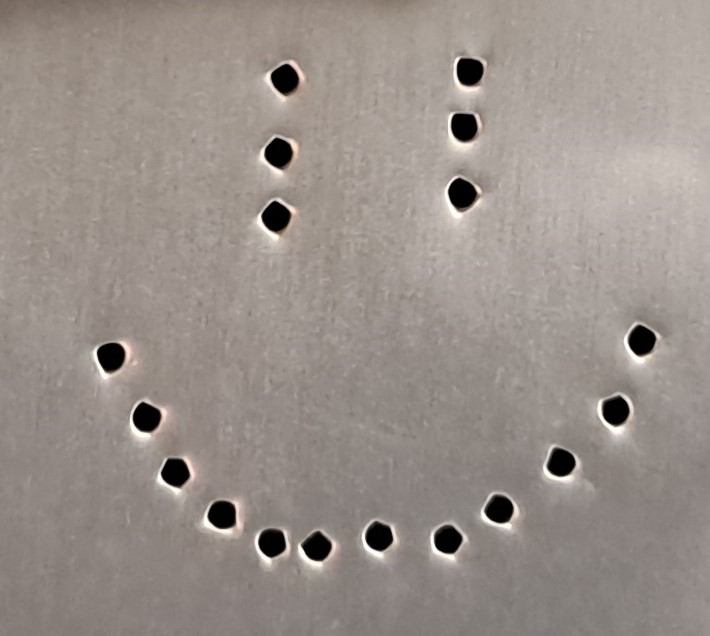
#> input picture exp_pics/face_pinhole_exp.png, 710 x 636 px
$ jupyter execute --allow-errors testing.ipynb   (shell and % lines are left out)
#> lines starting #> are read from the running program, lines starting #| are printed output that depends on the picture
### utils.py
import json
import numpy as np
from tqdm import tqdm
import os
import shutil
import argparse
import matplotlib.pyplot as plt
from dataclasses import dataclass
import timeit
import codedapertures as ca
from scipy import ndimage
from scipy.signal import convolve2d
from typing import Union
from image_preprocessing import process_image
from PIL import Image
import cv2
from numpy.typing import ArrayLike

plt.rcParams["font.family"] = "serif"
plt.rcParams["mathtext.fontset"] = "cm"
plt.rcParams["figure.dpi"] = 120
plt.rcParams["legend.fontsize"] = "medium"
plt.rcParams["axes.labelsize"] = "large"


# [8 lines left out: function get_config_name, not called in this run]


def get_config_from_path(path) -> dict:
    """Loads a json file from a path and returns a dictionary with the config"""
#> called with path = 'config.json'
    with open(path, "r") as file:
#> (reads config.json from the repository)
        config = json.load(file)
    return config


def get_objects_from_config(config_path):
    """Returns the objects needed for the simulation from a config file."""

    config = get_config_from_path(config_path)
    source_config = config["source"]
    slit_config = config["slit"]
    sensor_type = config["sensor"]["type"]
    sensor_config = {
        "mask_size": config["sensor"]["mask_size"],
        "mask_resolution": config["sensor"]["mask_resolution"],
        "exposure_time": config["sensor"]["exposure_time"],
        **config["sensor"][sensor_type],
    }
    decoder_config = config["decoder"]
    options_config = config["options"]
    # Add the file name to the options
    options_config["config_filename"] = get_config_name(config_path)

    source = SourceScreen(**source_config)
    slit = SlitScreen(**slit_config)
    sensor = SensorScreen(**sensor_config)
    decoder = Decoder(**decoder_config)
    options = Options(**options_config)

    return source, slit, sensor, decoder, options


# [88 lines left out: functions split_photons, upsample_image, zoom_out_image, zoom_in_image, not called in this run]


@dataclass
class Decoder:
    decode_img: bool
    method: str
    fourier_config: dict

    def __post_init__(self) -> None:
        if self.method == "fourier":
            self.threshold = self.fourier_config["threshold"]


@dataclass
class SourceScreen:
    mask_resolution: list
    mask_size: list
    mask_type: str
    mask_width: int
    photons_per_pixel: int

    # [11 lines left out: function __post_init__, not called in this run]


@dataclass
class SlitScreen:
    mask_resolution: list
    mask_size: list
    mask_type: str
    mask_width: int
    mura_config: dict

    # [14 lines left out: function __post_init__, not called in this run]


@dataclass
class SensorScreen:
    mask_resolution: list
    mask_size: list
    readout_noise: float
    dark_current: float
    exposure_time: float

    # [6 lines left out: function __post_init__, not called in this run]


@dataclass
class Options:
    config_filename: str
    name: str
    add_noise: bool
    source_to_slit_distance: float
    slit_to_sensor_distance: float
    field_of_view: dict
    theta_bounds: list
    phi_bounds: list
    automatic_angles: bool
    random_seed: int

    # [68 lines left out: functions __post_init__, set_angle_bounds, set_slit_to_sensor_distance, coordinates2positions, positions2coordinates, not called in this run]


class MaskGenerator:
    # [181 lines left out: functions __init__, generate_mask, generate_phi_mask, generate_pinhole_mask, generate_frame_mask, generate_lines_mask and 4 more, not called in this run]

### testing.ipynb
[cell 1]
import numpy as np
import matplotlib.pyplot as plt
import seaborn as sns
from tqdm import tqdm
import codedapertures as ca
import scipy as sp
import os


from utils import get_objects_from_config
from experiment import CodApSimulator, play_simulation
from image_preprocessing import process_image

# <center> First attempt on simulating Coded Aperture (DEPRECATED) </center>

This notebook is a first attempt on simulating light coming out of a screen as single photons, passing through a single hole, projecting onto a flat sensor.

The degrees of fredom would be:
1. Distance between each screen
2. Solid angle limits of emision (for now, we fix it at 360 for $\theta$, and 90 for $\phi$)
3. Number of photons coming out of each pixel
4. Resolution: Number of pixels on the light source
5. Dimention of each screen

For now, 1, 4 and 5 will be fixed.

# Testing Image Prepocessing

[cell 2]
names = ['face_pinhole', 'lambda_letter_srce', 'lambda_letter_pinhole']
#> (the rest of this cell did not finish here and is left out)

# Testing full pipeline

[cell 3]
config_path = "config.json"
#> (the rest of this cell did not finish here and is left out)

[cell 4]
fig = plt.figure(figsize=(20, 20))
plt.subplot(2,3, 1)
#> (the rest of this cell did not finish here and is left out)

[cell 5]
config_path = "config.json"
#> (the rest of this cell did not finish here and is left out)

simulator = CodApSimulator(options=options, source=source, slit=slit, sensor=sensor)
play_simulation(simulator=simulator, config_path='config.json')

[cell 6]
fig = plt.figure(figsize=(20, 20))
plt.subplot(2,3, 1)
#> (the rest of this cell did not finish here and is left out)

# Testing Decoding

## MURA

[cell 7]
config_path = 'mura_experiment.json'
#> (the rest of this cell did not finish here and is left out)

simulator = CodApSimulator(source=source, slit=slit, sensor=sensor, options=options)

#> (a cell that did not finish here is left out)

#> (a cell that did not finish here is left out)

#> (a cell that did not finish here is left out)

#> (a cell that did not finish here is left out)

## Inverse Filering ([image restoration with inverse filtering](https://vkhoi.github.io/notes/image-restoration-with-inverse-filtering))

[cell 12]
import cv2
import math
import numpy as np
import matplotlib.pyplot as plt
import scipy
from scipy import fftpack
from scipy import signal
from scipy.ndimage.filters import convolve

[cell 13]
# Display grayscale image.
def displayImage(img):
    fig = plt.figure(figsize=(8, 8))
    ax = fig.add_subplot(1, 1, 1)
    ax.imshow(img, cmap='gray')

[cell 14]
# Input image.
IMAGE_NAME = 'exp_pics/face_pinhole_exp.png'
img = cv2.imread(IMAGE_NAME, 0)
#> img: shape (636, 710); min 0, max 254, mean 145.8
# Invert image.
img = 255 - img
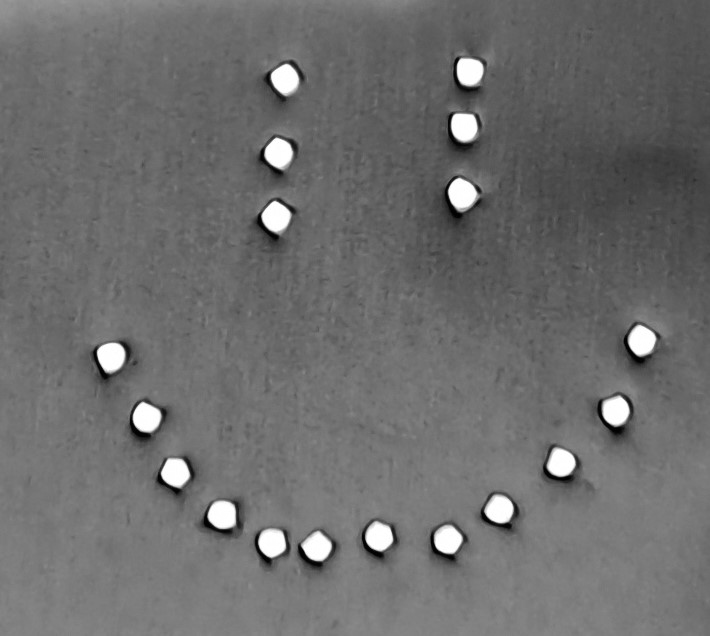
#> img: shape (636, 710); min 1, max 255, mean 109.2

# Display image.
displayImage(img)
